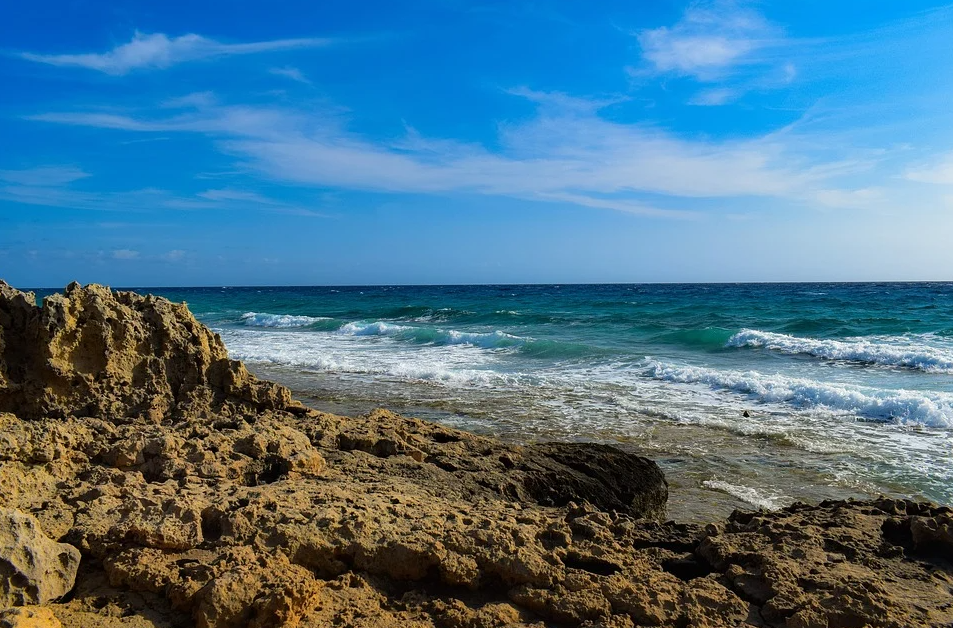
#> input picture Material_TPs/TP1/segmentacion.png, 953 x 628 px
$ jupyter execute tp1-2.2.ipynb   (shell and % lines are left out)
#> lines starting #> are read from the running program, lines starting #| are printed output that depends on the picture; after the words box and inside, x2 and y2 are one past the last pixel; in counts of white or black regions, pixels touching at a corner belong together; long printed decimals are rounded
[cell 1]

import numpy as np
import cv2 as cv
import matplotlib.pyplot as plt

[cell 2]
img_color = cv.imread('segmentacion.png')
#> img_color is the input picture: shape (628, 953, 3); mean B, G, R 139, 116.4, 76.1

if img_color is None:
    print("La imagen no se cargó correctamente")
else:
    imgRGB = cv.cvtColor(img_color, cv.COLOR_BGR2RGB)

    plt.figure(1)
    plt.imshow(imgRGB)
    plt.show()

[cell 3]
img_muestra_cielo = imgRGB[0:280, 0:890,:]
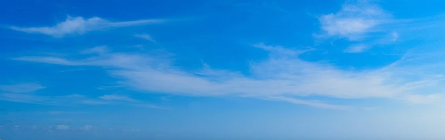
#> img_muestra_cielo: shape (280, 890, 3) (shown at 1/2 size); mean R, G, B 58.3, 148, 214
plt.figure(2)
plt.imshow(img_muestra_cielo)
plt.show()

[cell 4]
color_mean_cielo, color_std_cielo = cv.meanStdDev(img_muestra_cielo)
#> color_mean_cielo = [58.29, 148, 214]; color_std_cielo = [55.54, 27.58, 15.64]
print(color_mean_cielo.flatten().tolist())
#| [58.288, 148.007, 214.014]
print(color_std_cielo.flatten().tolist())
#| [55.545, 27.585, 15.639]

[cell 5]
n_sigma = 2.5
mask_cielo = cv.inRange(imgRGB, color_mean_cielo-color_std_cielo * n_sigma,  color_mean_cielo+color_std_cielo * n_sigma)
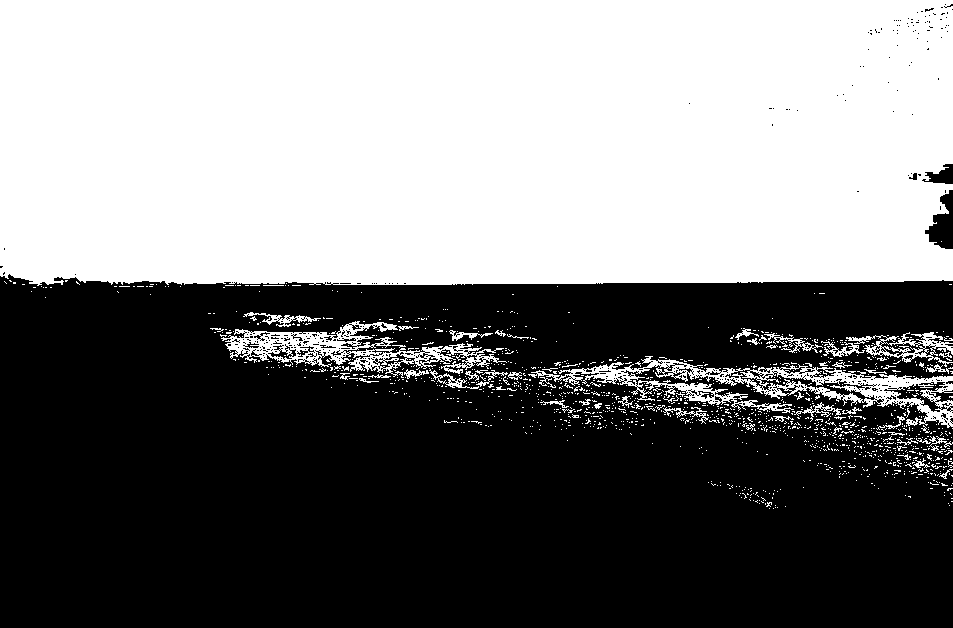
#> mask_cielo: shape (628, 953); 48.2% white; 1349 white regions (1291 under 20 px), largest, box (x1, y1, x2, y2) and area: (0, 0, 953, 286) 268106, (528, 356, 953, 428) 7131, (221, 321, 507, 378) 4907
img_segmentada_cielo = cv.bitwise_and(imgRGB, imgRGB, mask=mask_cielo)
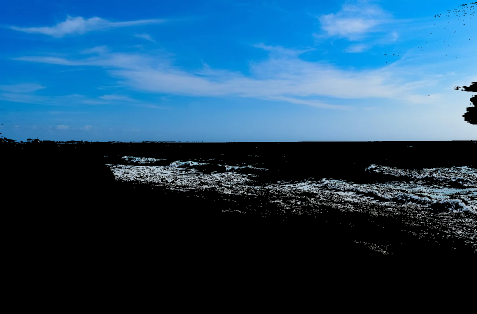
#> img_segmentada_cielo: shape (628, 953, 3) (shown at 1/2 size); mean R, G, B 33.5, 73.8, 103.1


plt.figure(99)
plt.imshow(imgRGB)
plt.show()

plt.figure(5)
plt.imshow(img_segmentada_cielo)
plt.show()

plt.figure(6)
plt.imshow(mask_cielo,cmap='gray')
plt.show

[cell 6]
# Convertir la imagen a float32 para evitar desbordamiento
imgRGB_float = imgRGB.astype(np.float32)

# Calcular la suma de los canales de color
color_sum = np.sum(imgRGB_float, axis=2, keepdims=True)
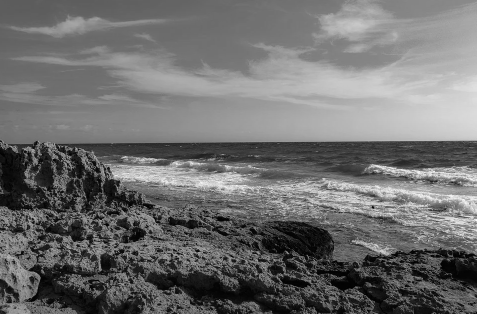
#> color_sum: shape (628, 953, 1) float32 (shown at 1/2 size); min 0, max 761, mean 331.5; drawn with min black and max white

# Evitar la división por cero añadiendo un pequeño valor a color_sum
color_sum = np.where(color_sum==0, 1, color_sum)

# Calcular las coordenadas cromáticas
img_chrom = imgRGB_float / color_sum
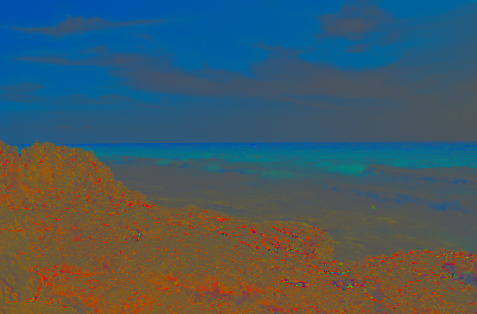
#> img_chrom: shape (628, 953, 3) float32 (shown at 1/2 size); mean R, G, B 0.27, 0.349, 0.381

# Mostrar la imagen con las coordenadas cromáticas
plt.figure()
plt.imshow(img_chrom)
plt.title('Imagen con Coordenadas Cromáticas')
plt.show()

[cell 7]
img_muestra_cielo_chrom = img_chrom[0:280, 0:890,:]
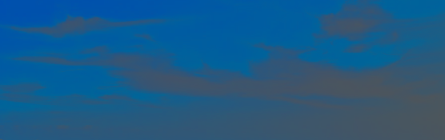
#> img_muestra_cielo_chrom: shape (280, 890, 3) float32 (shown at 1/2 size); mean R, G, B 0.119, 0.354, 0.527
plt.figure(2)
plt.imshow(img_muestra_cielo_chrom)
plt.show()

[cell 8]
color_mean_cielo_chrom, color_std_cielo_chrom = cv.meanStdDev(img_muestra_cielo_chrom)
#> color_mean_cielo_chrom = [0.119, 0.354, 0.527]; color_std_cielo_chrom = [0.101, 0.0184, 0.0895]
print(color_mean_cielo_chrom.flatten().tolist())
#| [0.119, 0.3541, 0.5269]
print(color_std_cielo_chrom.flatten().tolist())
#| [0.1012, 0.01836, 0.08951]

n_sigma = 2.5
mask_cielo_chrom = cv.inRange(img_chrom, color_mean_cielo_chrom-color_std_cielo_chrom * n_sigma,  color_mean_cielo_chrom+color_std_cielo_chrom * n_sigma)
#> mask_cielo_chrom: shape (628, 953); 61.2% white; 341 black regions (320 under 20 px), largest, box (x1, y1, x2, y2) and area: (0, 281, 953, 628) 229434, (521, 341, 588, 355) 598, (870, 480, 917, 495) 294
img_segmentada_cielo_chrom = cv.bitwise_and(img_chrom, img_chrom, mask=mask_cielo_chrom)
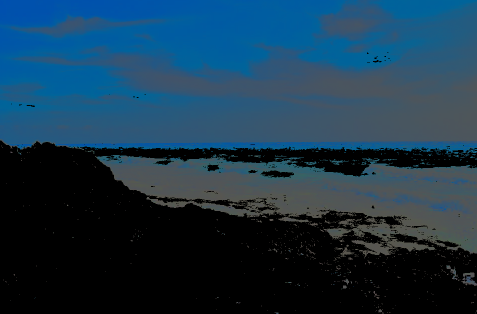
#> img_segmentada_cielo_chrom: shape (628, 953, 3) float32 (shown at 1/2 size); mean R, G, B 0.0993, 0.215, 0.297

plt.figure(99)
plt.imshow(img_chrom)
plt.show()

plt.figure(5)
plt.imshow(img_segmentada_cielo_chrom)
plt.show()

plt.figure(6)
plt.imshow(mask_cielo_chrom,cmap='gray')
plt.show

[cell 9]
# Calcular el color más blanco en la imagen
white_patch = np.max(imgRGB_float, axis=(0, 1))
#> white_patch = [255, 255, 255]

# Evitar la división por cero añadiendo un pequeño valor a white_patch
white_patch = np.where(white_patch==0, 1, white_patch)

# Aplicar la corrección de white patch
img_white_patch = imgRGB_float / white_patch

# Mostrar la imagen con la corrección de white patch
plt.figure()
plt.imshow(img_white_patch)
plt.title('Imagen con Corrección de White Patch')
plt.show()

[cell 10]
img_muestra_cielo_white_patch = img_white_patch[0:280, 0:890,:]
plt.figure(2)
plt.imshow(img_muestra_cielo_white_patch)
plt.show()

[cell 11]
color_mean_cielo_white_patch, color_std_cielo_white_patch = cv.meanStdDev(img_muestra_cielo_white_patch)
#> color_mean_cielo_white_patch = [0.229, 0.58, 0.839]; color_std_cielo_white_patch = [0.218, 0.108, 0.0613]
print(color_mean_cielo_white_patch.flatten().tolist())
#| [0.2286, 0.5804, 0.8393]
print(color_std_cielo_white_patch.flatten().tolist())
#| [0.2178, 0.1082, 0.06133]

n_sigma = 2.5
mask_cielo_white_patch = cv.inRange(img_white_patch, color_mean_cielo_white_patch-color_std_cielo_white_patch * n_sigma,  color_mean_cielo_white_patch+color_std_cielo_white_patch * n_sigma)
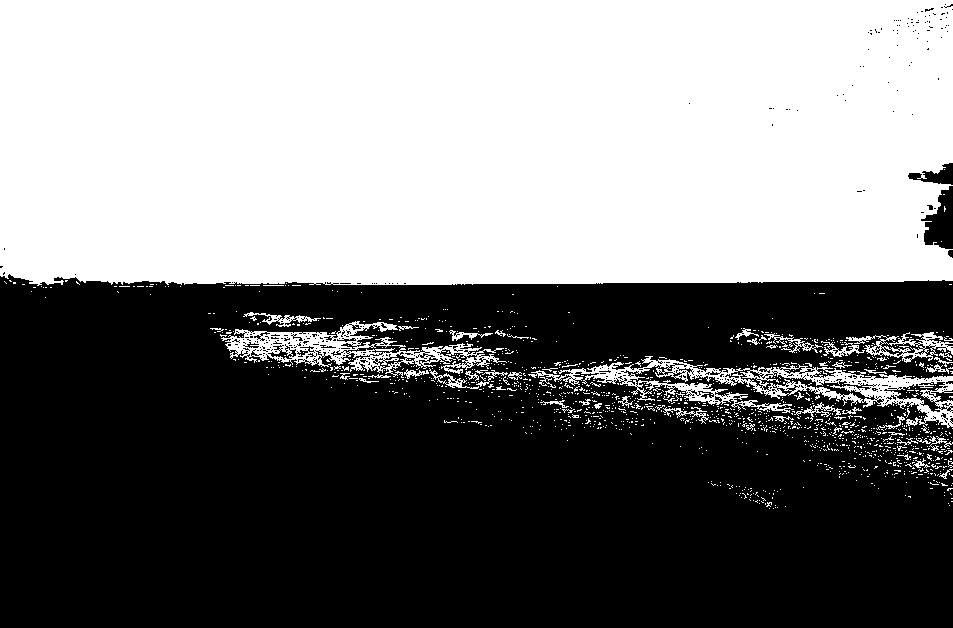
#> mask_cielo_white_patch: shape (628, 953); 48.1% white; 1354 white regions (1295 under 20 px), largest, box (x1, y1, x2, y2) and area: (0, 0, 953, 286) 267621, (528, 356, 953, 428) 7113, (221, 321, 507, 378) 4900
img_segmentada_cielo_white_patch = cv.bitwise_and(img_white_patch, img_white_patch, mask=mask_cielo_white_patch)


plt.figure(99)
plt.imshow(img_white_patch)
plt.show()

plt.figure(5)
plt.imshow(img_segmentada_cielo_white_patch)
plt.show()

plt.figure(6)
plt.imshow(mask_cielo_white_patch,cmap='gray')
plt.show

$ run again, with Material_TPs/TP1/CoordCrom_2.png copied over Material_TPs/TP1/segmentacion.png
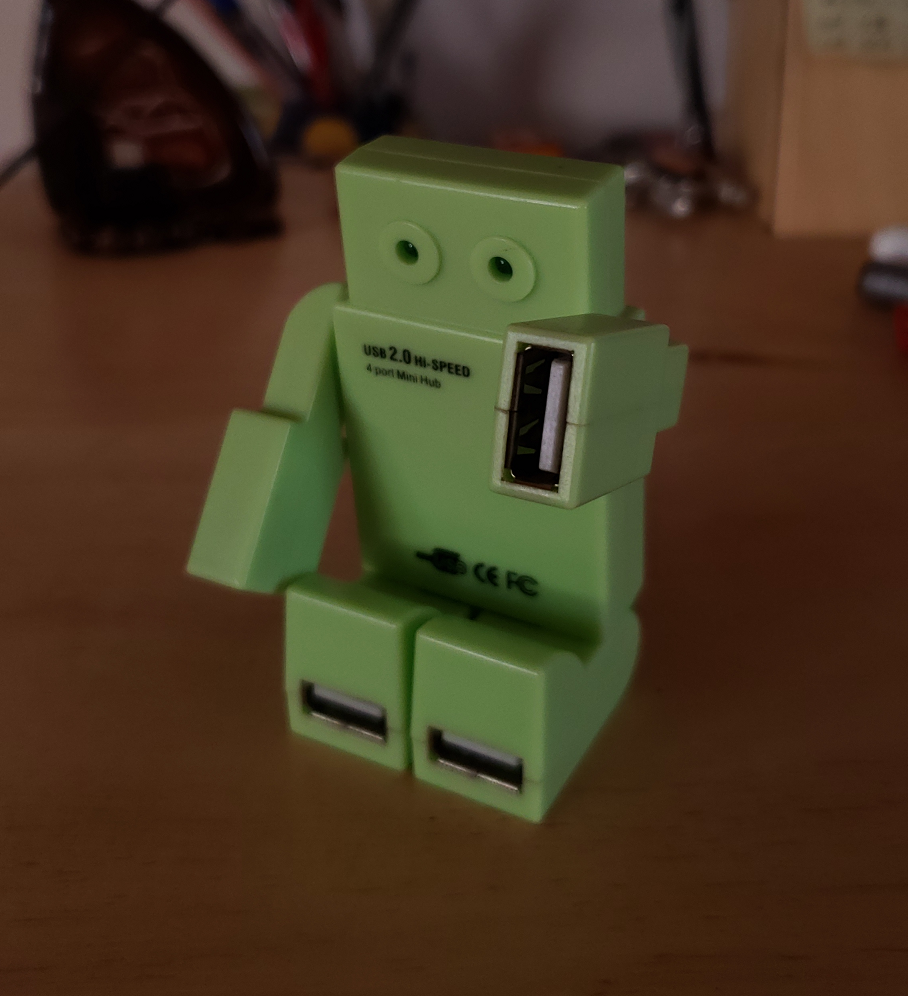
#> input picture Material_TPs/TP1/CoordCrom_2.png, 908 x 996 px
#> img_color is the input picture: shape (996, 908, 3); mean B, G, R 32.3, 54.3, 70.3
#> color_mean_cielo = [66.61, 50.88, 38.25]; color_std_cielo = [34.73, 35.98, 26.74]
#| [66.613, 50.878, 38.249]
#| [34.731, 35.982, 26.745]
#> `mask_cielo = cv.inRange(imgRGB, color_mean_cielo-color_std_cielo * n_s..`:
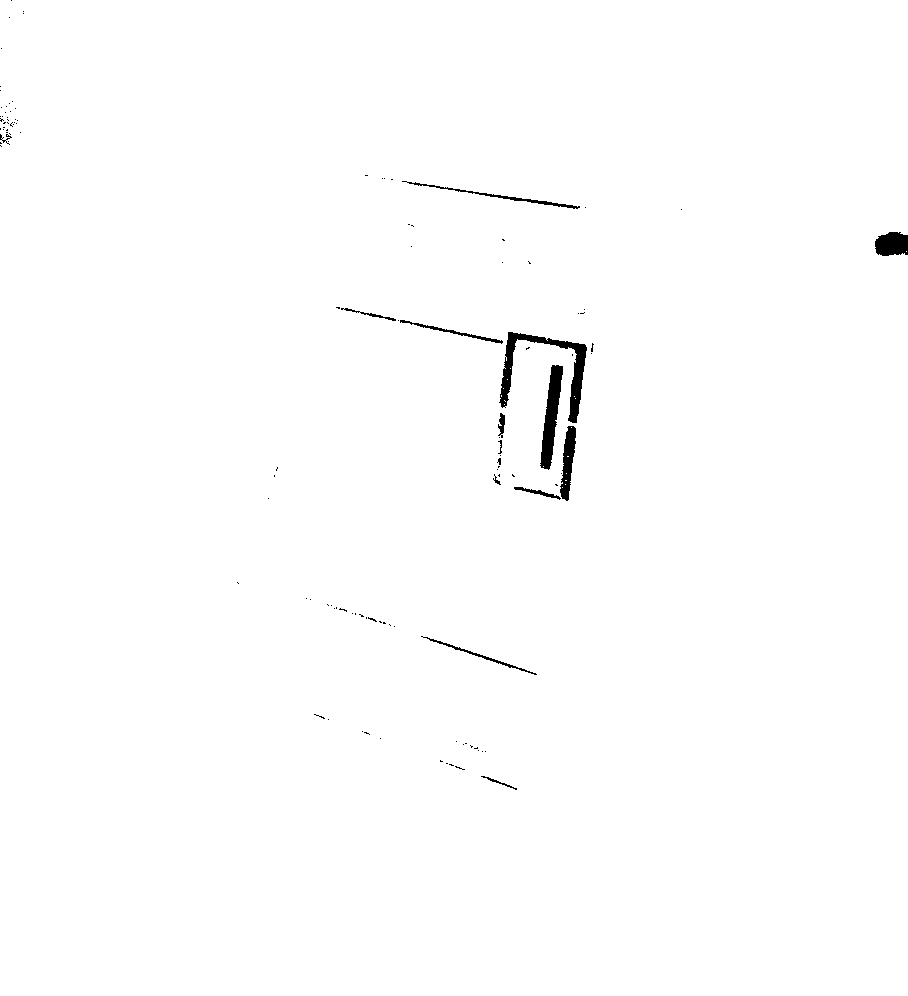
#> mask_cielo: shape (996, 908); 99.3% white; 118 black regions (104 under 20 px), largest, box (x1, y1, x2, y2) and area: (499, 332, 587, 423) 1740, (540, 365, 563, 470) 1194, (560, 426, 576, 501) 682
#> color_mean_cielo_chrom = [0.483, 0.292, 0.225]; color_std_cielo_chrom = [0.13, 0.0821, 0.0781]
#| [0.4825, 0.2922, 0.2253]
#| [0.1302, 0.08212, 0.0781]
#> mask_cielo_chrom: shape (996, 908); 96.6% white; 1050 black regions (1009 under 20 px), largest, box (x1, y1, x2, y2) and area: (342, 437, 599, 770) 15617, (71, 170, 196, 234) 2285, (95, 0, 232, 113) 1888
#> white_patch = [195, 194, 167]
#> `img_muestra_cielo_white_patch = img_white_patch[0:280, 0:890,:]`:
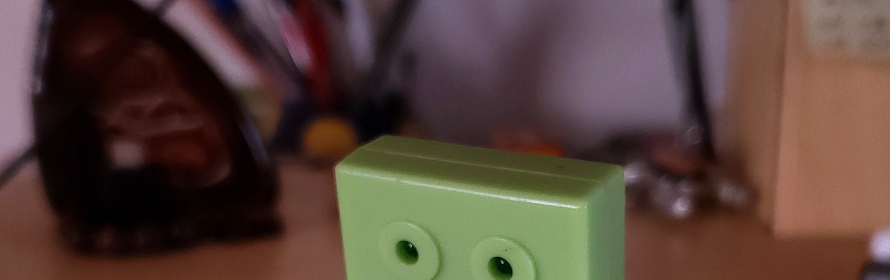
#> img_muestra_cielo_white_patch: shape (280, 890, 3) float32; mean R, G, B 0.342, 0.262, 0.229
#> color_mean_cielo_white_patch = [0.342, 0.262, 0.229]; color_std_cielo_white_patch = [0.178, 0.185, 0.16]
#| [0.3416, 0.2623, 0.229]
#| [0.1781, 0.1855, 0.1601]
#> mask_cielo_white_patch: shape (996, 908); 99.3% white; 121 black regions (106 under 20 px), largest, box (x1, y1, x2, y2) and area: (499, 332, 587, 423) 1741, (540, 365, 563, 470) 1194, (560, 426, 576, 501) 684
